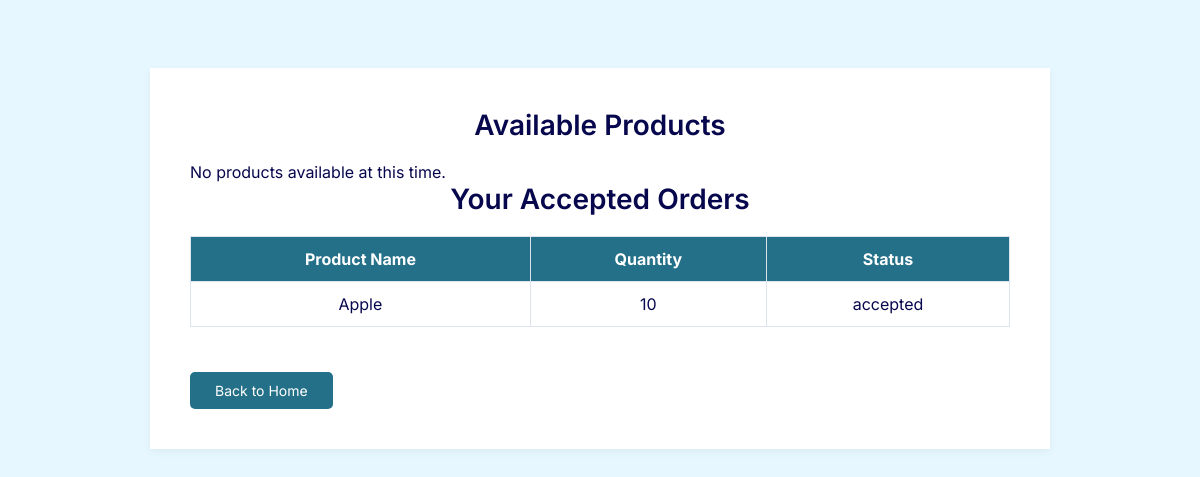
Screenshot of /view_products (signed in) with the database file from the repository.
### app.py (models this page shows, shortened)
class Order(db.Model):
    id = db.Column(db.Integer, primary_key=True)
    product_id = db.Column(db.Integer, db.ForeignKey('product.id'), nullable=False)
    distributor_id = db.Column(db.Integer, db.ForeignKey('user.id'), nullable=False)
    farmer_id = db.Column(db.Integer, db.ForeignKey('user.id'), nullable=False)
    status = db.Column(db.String(20), nullable=False, default='waiting')
    chain = db.Column(db.String(255), nullable=True)
    product = db.relationship('Product', backref='orders', lazy=True)

class Product(db.Model):
    id = db.Column(db.Integer, primary_key=True)
    name = db.Column(db.String(80), nullable=False)
    quantity = db.Column(db.Integer, nullable=False)
    price = db.Column(db.Integer, nullable=False)
    farmer_name = db.Column(db.String(80), nullable=False)
    manufacture_date = db.Column(db.Date, nullable=False, default=datetime.utcnow)
    farmer_id = db.Column(db.Integer, db.ForeignKey('user.id'), nullable=False)

### app.py (the view)
@app.route('/view_products')
def view_products():
    if 'role' in session and session['role'] == 'distributor':
        products = Product.query.all()
        accepted_orders = Order.query.filter_by(distributor_id=session['user_id'], status='accepted').all()
        accepted_product_ids = [order.product_id for order in accepted_orders]
        available_products = []
        for product in products:
            farmer = User.query.get(product.farmer_id)  # Get the farmer's information
            product_info = {
                'id': product.id,
                'name': product.name,
                'quantity': product.quantity,
                'price': product.price,
                'manufacture_date': product.manufacture_date,
                'farmer_name': farmer.username,  # Get farmer's username
                'farmer_city': farmer.city,      # Get farmer's city
                'farmer_state': farmer.state,    # Get farmer's state
                'purchased_by': None
            }
            order = Order.query.filter_by(product_id=product.id, status='accepted').first()
            if order:
                distributor = User.query.get(order.distributor_id)
                product_info['purchased_by'] = distributor.username
            if product.id not in accepted_product_ids:
                available_products.append(product_info)
        return render_template('product_list.html', products=available_products, accepted_orders=accepted_orders)
    return redirect(url_for('login'))

### templates/product_list.html (shortened to what this page needs)
<!DOCTYPE html>
<html lang="en">
<head>
</head>
<body>
    <div class="main-wrapper">
        <div class="form-wrapper">
            <h2>Available Products</h2>
            <div class="accordion" id="productAccordion">
                {% for product in products %}
                <div class="card">
                    <div class="card-header" id="heading{{ product.id }}">
                        <h5 class="mb-0">
                            <button class="btn btn-link" type="button" data-toggle="collapse" data-target="#collapse{{ product.id }}" aria-expanded="true" aria-controls="collapse{{ product.id }}">
                                {{ product.name }} - ₹{{ product.price }}
                            </button>
                            {% if session.role == 'distributor' %}
                            <button class="btn btn-primary buy-btn" data-product-id="{{ product.id }}">Buy</button>
                            <span class="status" id="status-{{ product.id }}"></span>
                            {% endif %}
                        </h5>
                    </div>
                    <div id="collapse{{ product.id }}" class="collapse" aria-labelledby="heading{{ product.id }}" data-parent="#productAccordion">
                        <div class="card-body">
                            <p><strong>Product Name:</strong> {{ product.name }}</p>
                            <p><strong>Quantity:</strong> {{ product.quantity }}</p>
                            <p><strong>Price:</strong> ₹{{ product.price }}</p>
                            <p><strong>Date of Manufacture:</strong> {{ product.manufacture_date }}</p>
                            <p><strong>Farmer:</strong> {{ product.farmer_name }}</p>
                            <button class="btn btn-info show-farmer-details" data-farmer-id="{{ product.farmer_id }}">Show Farmer Details</button>
                            <div id="farmer-details-{{ product.farmer_id }}" style="display: none;">
                                <p><strong>City:</strong> {{ product.farmer_city }}</p>
                                <p><strong>State:</strong> {{ product.farmer_state }}</p>
                            </div>
                        </div>
                    </div>
                </div>
                {% else %}
                <p>No products available at this time.</p>
                {% endfor %}
            </div>
            <h2>Your Accepted Orders</h2>
            <table>
                <thead>
                    <tr>
                        <th>Product Name</th>
                        <th>Quantity</th>
                        <th>Status</th>
                    </tr>
                </thead>
                <tbody>
                    {% for order in accepted_orders %}
                    <tr>
                        <td>{{ order.product.name }}</td>
                        <td>{{ order.product.quantity }}</td>
                        <td>{{ order.status }}</td>
                    </tr>
                    {% else %}
                    <tr>
                        <td colspan="3" class="text-center">No accepted orders.</td>
                    </tr>
                    {% endfor %}
                </tbody>
            </table>
            <a href="{{ url_for('index') }}">Back to Home</a>
        </div>
    </div>
</body>
</html>

### templates/product_list.html (style rules this page uses)
* { margin: 0; padding: 0; box-sizing: border-box; }
body { font-family: 'Inter', sans-serif; background-color: #e6f7ff; color: #07074d; padding: 20px; }
.main-wrapper { display: flex; align-items: center; justify-content: center; padding: 48px; }
.form-wrapper { margin: 0 auto; max-width: 900px; width: 100%; background: white; padding: 40px; box-shadow: 0px 3px 8px rgba(0, 0, 0, 0.05); }
h2 { font-weight: 600; font-size: 28px; line-height: 34px; color: #07074d; margin-bottom: 20px; text-align: center; }
table { width: 100%; border-collapse: collapse; margin-bottom: 30px; }
thead { background-color: #257089; color: white; }
th, td { padding: 12px 15px; text-align: center; border: 1px solid #dde3ec; }
a { display: inline-block; font-size: 14px; padding: 10px 25px; margin-top: 15px; border-radius: 5px; background-color: #257089; color: white; text-align: center; text-decoration: none; }

### rows the page displays
Order: product.name "Apple", product.quantity "10", status "accepted"
